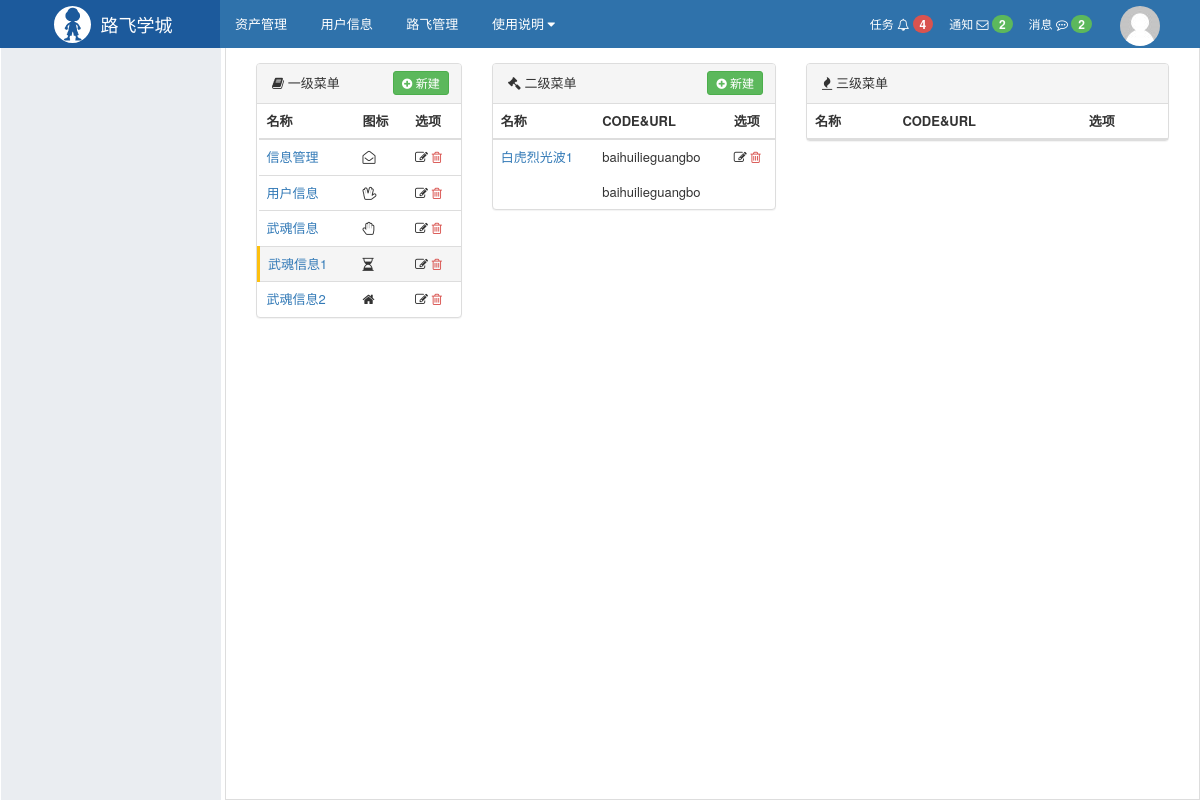
/rbac/menu/list/?mid=4, run on an earlier commit of the app's database.
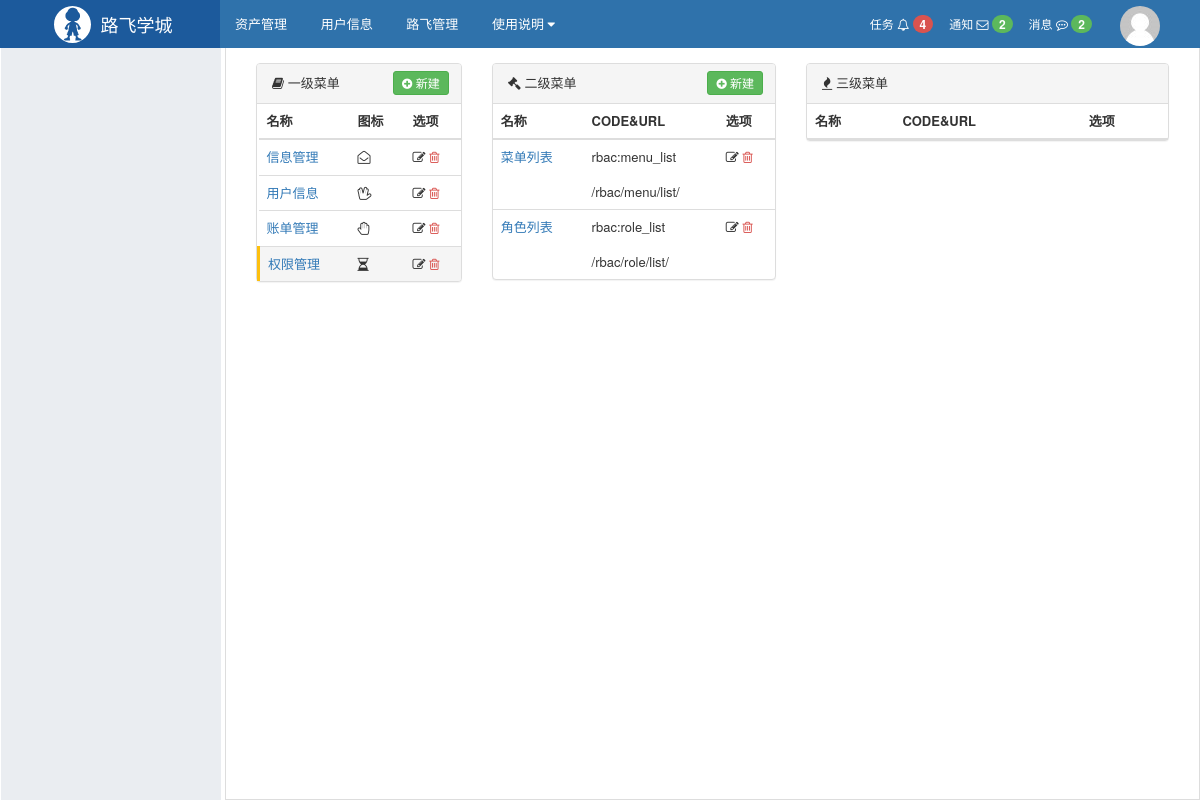
And on a later commit of the database.
### rbac/models.py (models this page shows, shortened)
class Menu(models.Model):
    title = models.CharField(verbose_name='标题', max_length=32)
    icon = models.CharField(verbose_name="图标", max_length=32, null=True, blank=True, help_text="图标")

class Permission(models.Model):
    title = models.CharField(verbose_name='标题', max_length=32)
    url = models.CharField(verbose_name='含正则的URL', max_length=128)
    name = models.CharField(verbose_name="url别名", unique=True, max_length=64)
    menu = models.ForeignKey(
        verbose_name="所属菜单", on_delete=models.SET_NULL, to="Menu", null=True, blank=True,
        help_text='null表示不是菜单;非null表示是二级菜单')
    pid = models.ForeignKey(verbose_name="关联权限", on_delete=models.SET_NULL, to="Permission", null=True,
                            related_name="parents",
                            blank=True, help_text='对于非菜单权限需要选择一个可以成为菜单的权限，用户做默认展开和选中菜单'
                            )

### rbac/views/menu.py (the view)
def menu_list(request):
    menus = Menu.objects.all()
    menu_id = request.GET.get('mid')
    menu_exists = Menu.objects.filter(id=menu_id).exists()
    menu_id = menu_id if menu_exists else None
    second_menus = Permission.objects.filter(menu_id=menu_id) if menu_id else []
    second_menu_id = request.GET.get('sid')
    second_menu_exists = Permission.objects.filter(id=second_menu_id).exists()
    second_menu_id = None if not second_menu_exists else second_menu_id
    permissions = Permission.objects.filter(pid_id=second_menu_id) if second_menu_id else []
    result = {"menus": menus,
              "menu_id": menu_id,
              'second_menus': second_menus,
              'second_menu_id': second_menu_id,
              'permission': permissions
              }
    return render(request, "menu_list.html", result)

### rbac/service/urls.py (called while the page is built)
def memory_url(request, name, *args, **kwargs):
    url_base = reverse(name, args=args, kwargs=kwargs)
    if not request.GET:
        return url_base
    query_dict = QueryDict(mutable=True)
    query_dict["_filter"] = request.GET.urlencode()
    return f"{url_base}?{query_dict.urlencode()}"

### rbac/templatetags/rbac.py (called while the page is built)
@register.simple_tag
def memory_url(request, name, *args, **kwargs):
    return urls.memory_url(request, name, *args, **kwargs)

### rbac/templates/menu_list.html (shortened to what this page needs)
{% extends 'layout.html' %}
{% load rbac %}
{% block content %}
    <div class="luffy-container">
        <div class="col-md-3">
            <div class="panel panel-default">
                <div class="panel-heading">
                    <i class="fa fa-book" aria-hidden="true"></i> 一级菜单
                    <a href="{% memory_url request 'rbac:menu_add' %}" class="right btn btn-success btn-xs"
                       style="padding: 2px 8px;margin: -3px;">
                        <i class="fa fa-plus-circle" aria-hidden="true"></i>
                        新建
                    </a>
                </div>
                <table class="table">
                    <thead>
                    <tr>
                        <th>名称</th>
                        <th>图标</th>
                        <th>选项</th>
                    </tr>
                    </thead>
                    <tbody>
                    {% for row in menus %}
                        <tr class="{% if row.id|safe == menu_id %}active{% endif %}">
                            <td><a href="?mid={{ row.id }}">{{ row.title }}</a></td>
                            <td><i class="fa {{ row.icon }}" aria-hidden="true"></i></td>
                            <td>
                                <a style="color: #333333" href="{% memory_url request 'rbac:menu_edit' pk=row.id %}">
                                    <i class="fa fa-edit" aria-hidden="true"></i>
                                </a>
                                <a style="color: #d9534f;" href="{% memory_url request 'rbac:menu_del' pk=row.id %}"><i
                                        class="fa fa-trash-o"></i></a>
                            </td>
                        </tr>
                    {% endfor %}
                    </tbody>
                </table>
            </div>
        </div>
        <div class="col-md-4">
            <div class="panel panel-default">
                <div class="panel-heading">
                    <i class="fa fa-gavel" aria-hidden="true"></i> 二级菜单
                    {% if menu_id %}
                        <a href="{% memory_url request 'rbac:second_menu_add' menu_id=menu_id %}"
                           class="right btn btn-success btn-xs"
                           style="padding: 2px 8px;margin: -3px;">
                            <i class="fa fa-plus-circle" aria-hidden="true"></i>
                            新建
                        </a>
                    {% endif %}
                </div>
                <table class="table">
                    <thead>
                    <tr>
                        <th>名称</th>
                        <th>CODE&URL</th>
                        <th>选项</th>
                    </tr>
                    </thead>
                    <tbody>
                    {% for row in second_menus %}
                        <tr class="{% if row.id|safe == second_menu_id %}active{% endif %}">
                            <td rowspan="2">
                                <a href="?mid={{ menu_id }}&sid={{ row.id }}">{{ row.title }}</a>
                            </td>
                            <td>{{ row.name }}</td>
                            <td>
                                <a style="color: #333333"
                                   href="{% memory_url request 'rbac:second_menu_edit' pk=row.id %}">
                                    <i class="fa fa-edit" aria-hidden="true"></i>
                                </a>
                                <a style="color: #d9534f;"
                                   href="{% memory_url request 'rbac:second_menu_del' pk=row.id %}"><i
                                        class="fa fa-trash-o"></i></a>
                            </td>
                        </tr>
                        <tr class="{% if row.id|safe == second_menu_id %}active{% endif %}">
                            <td colspan="2" style="border-top: 0">{{ row.url }} </td>
                        </tr>
                    {% endfor %}
                    </tbody>
                </table>
            </div>
        </div>
        <div class="col-md-5">
            <div class="panel panel-default">
                <div class="panel-heading">
                    <i class="fa fa-fire" aria-hidden="true"></i> 三级菜单
                </div>
                <table class="table">
                    <thead>
                    <tr>
                        <th>名称</th>
                        <th>CODE&URL</th>
                        <th>选项</th>
                    </tr>
                    </thead>
                </table>
            </div>
        </div>
    </div>
{% endblock %}

### web/templates/layout.html (shortened to what this page needs)
{% load static %}
{% load rbac %}
<!DOCTYPE html>
<html lang="en">
<head>
    <link rel="stylesheet" href="{% static 'plugins/bootstrap/css/bootstrap.css' %} "/>
    <link rel="stylesheet" href="{% static 'plugins/font-awesome/css/font-awesome.css' %} "/>
    <link rel="stylesheet" href="{% static 'css/commons.css' %} "/>
    <link rel="stylesheet" href="{% static 'css/nav.css' %} "/>
    <link rel="stylesheet" href="{% static 'rbac/css/rbac.css' %} "/>
</head>
<body>
<div class="pg-header">
    <div class="nav">
        <div class="logo-area left">
            <a href="#">
                <img class="logo" src="{% static 'imgs/logo.svg' %}">
                <span style="font-size: 18px;">路飞学城 </span>
            </a>
        </div>
        <div class="left-menu left">
            <a class="menu-item">资产管理</a>
            <a class="menu-item">用户信息</a>
            <a class="menu-item">路飞管理</a>
            <div class="menu-item">
                <span>使用说明</span>
                <i class="fa fa-caret-down" aria-hidden="true"></i>
            </div>
        </div>
        <div class="right-menu right clearfix">
            <div class="user-info right">
                <a href="#" class="avatar">
                    <img class="img-circle" src="{% static 'imgs/default.png' %}">
                </a>
            </div>
            <a class="user-menu right">
                消息
                <i class="fa fa-commenting-o" aria-hidden="true"></i>
                <span class="badge bg-success">2</span>
            </a>
            <a class="user-menu right">
                通知
                <i class="fa fa-envelope-o" aria-hidden="true"></i>
                <span class="badge bg-success">2</span>
            </a>
            <a class="user-menu right">
                任务
                <i class="fa fa-bell-o" aria-hidden="true"></i>
                <span class="badge bg-danger">4</span>
            </a>
        </div>
    </div>
</div>
<div class="pg-body">
    <div class="left-menu">
    </div>
    <div class="right-body">
        {% block content %} {% endblock %}
    </div>
</div>
</body>
</html>

### web/static/css/commons.css (style rules this page uses)
body { margin: 0; }
img { border: 0; }
.left { float: left; }
.right { float: right; }
.clearfix:after { clear: both; display: block; visibility: hidden; height: 0; }
.bg-danger { background-color: #d9534f !important; color: #ffffff; }
.bg-success { background-color: #5cb85c !important; color: #ffffff; }
.badge { display: inline-block; min-width: 10px; padding: 3px 7px; font-size: 12px; font-weight: bold; line-height: 1; color: #fff; text-align: center; white-space: nowrap; vertical-align: baseline; background-color: #777; border-radius: 10px; }
.img-circle { border-radius: 50%; }

### web/static/css/nav.css (style rules this page uses)
.nav { min-width: 980px; height: 48px; background-color: #2F72AB; color: #ffffff; line-height: 48px; overflow: visible; font-size: 12px; }
.nav .logo-area { width: 220px; overflow: hidden; height: 48px; text-align: center; background-color: #1c5a9c; }
.nav .logo-area > a { color: #ffffff; text-decoration: none; display: inline-block; }
.nav .logo-area .logo { height: 37px; width: 37px; float: left; margin: 6px; margin-right: 10px; }
.nav .left-menu { font-size: 13px; }
.nav .left-menu .menu-item { display: inline-block; padding: 0 15px; cursor: pointer; position: relative; color: white; text-decoration: none; }
.nav .right-menu .user-menu { padding: 0 8px; cursor: pointer; color: white; text-decoration: none; }
.nav .right-menu .user-info { padding: 0 30px 0 10px; height: 48px; position: relative; }
.nav .right-menu .user-info .avatar { display: inline-block; padding: 0 10px; height: 48px; }

### web/templates/layout.html (style rules this page uses)
body { margin: 0; }
.pg-body > .left-menu { background-color: #EAEDF1; position: absolute; left: 1px; top: 48px; bottom: 0; width: 220px; border: 1px solid #EAEDF1; overflow: auto; }
.pg-body > .right-body { position: absolute; left: 225px; right: 0; top: 48px; bottom: 0; overflow: scroll; border: 1px solid #ddd; border-top: 0; font-size: 13px; min-width: 755px; }
.luffy-container { padding: 15px; }

### rbac/templates/menu_list.html (style rules this page uses)
tr.active { border-left: 3px solid #fdc00f; }

What changed in the data, as far as the page shows it:
removed Menu: title "武魂信息2"
no longer on this page (row edited): Permission: title "白虎烈光波1", name "baihuilieguangbo", url "baihuilieguangbo"
changed Menu: title "武魂信息" → "账单管理"
changed Menu: title "武魂信息1" → "权限管理"
added Permission: title "菜单列表", name "rbac:menu_list", url "/rbac/menu/list/"
added Permission: title "角色列表", name "rbac:role_list", url "/rbac/role/list/"
